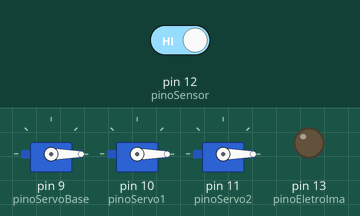
Bench run of a sketch on a simulated Arduino Uno, built with avr-gcc and run on an emulated ATmega328P. Parts: 3 × servo, output pins drawn as LEDs (lit = HIGH). Inputs (shaded band) come from the test bench; at power-on: pin 12 (pinoSensor) HIGH.

Above: at 1.2 s.
1.3 s: pin 12 (pinoSensor) driven LOW
At 7.6 s:
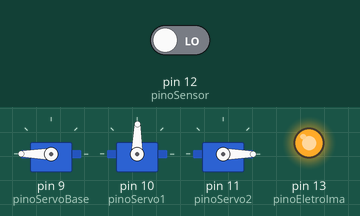
10.3 s: pin 12 (pinoSensor) driven HIGH
At 11.6 s:
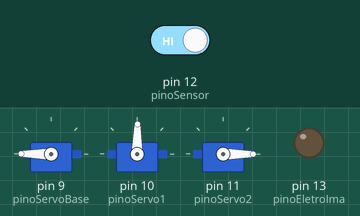
11.9 s: pin 12 (pinoSensor) driven LOW
At 22.1 s:
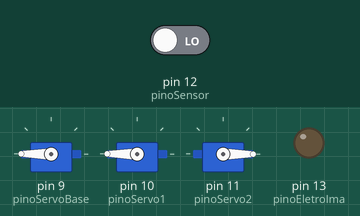
Timing chart, 0 to 23.9 s (numbered marks = the images above; inputs shaded):
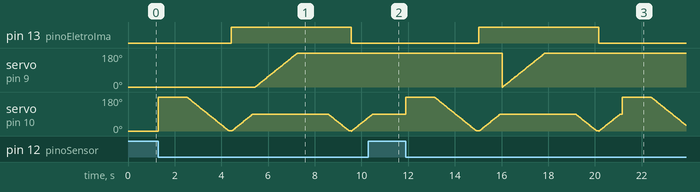

Measured:
- after the input at 1.3 s, pin 13 (pinoEletroIma): LOW → HIGH after 3.1 s, → LOW 5.1 s later; servo on pin 9 (pinoServoBase): moves from 0° to 180° over 1.8 s, starting after 4.1 s
- after the input at 10.3 s, servo on pin 10 (pinoServo1): goes on until 10.5 s, then stays 89°
- after the input at 11.9 s, pin 13 (pinoEletroIma): LOW → HIGH after 3.1 s, → LOW 5.1 s later

The sketch:

braco-fim.ino
```cpp
#include <Servo.h>
#include "defines.h"

// Inicializacao dos objetos
Servo servoBase;
Servo servo1;
Servo servo2;

void setup() {
	// Inicializacao dos servos
	servoBase.attach(pinoServoBase);
	servo1.attach(pinoServo1);
	servo2.attach(pinoServo2);

	// Inicia os servos na posicao 0 (posicao inicial)
	servoBase.write(0);
	servo1.write(0);
	servo2.write(0);

	// Inicializacao do eletroima
	pinMode(pinoEletroIma, OUTPUT);
	digitalWrite(pinoEletroIma, LOW);

	// Inicializacao do sensor
	pinMode(pinoSensor, INPUT);
}

void loop() {
  int i;
   if (digitalRead(pinoSensor) == LOW) {
		// Nos testes, o sensor manda um sinal LOW quando o objeto esta proximo
		// OBS: Precisa ajustar a "sensibilidade" do sensor, de modo que detecte somente o robo
		// Abaixa o braco para chegar perto do cubo
		for (i = 300; i > 0; --i) {
			servo1.write(i);
			delay(10);
		}
		delay(100);

		// Liga o eletroima
		digitalWrite(pinoEletroIma, HIGH);
		delay(10);

		// Ergue novamente o braco
		for (i = 0; i < 90; ++i) {
			servo1.write(i);
			delay(10);
		}
		delay(100);

		// Move o braco para a esquerda (deixar em cima do robo)
		for (i = 0; i < 300; ++i) {
			servoBase.write(i);
			delay(10);
		}
		delay(100);

		// Abaixa o braco
		for (i = 90; i > 0; --i) {
			servo1.write(i);
			delay(10);
		}
		delay(100);

		// Desliga o eletroima
		digitalWrite(pinoEletroIma, LOW);

		// Ergue novamente o braco
		for (i = 0; i < 90; ++i) {
			servo1.write(i);
			delay(10);
		}
		delay(100);
	}
}
```

defines.h
```cpp
// Declaracao do pino que controlara o servo da base do braco
#define pinoServoBase 9

// Declaracao dos pinos dos outros pinoServoBase
#define pinoServo1 10
#define pinoServo2 11

// Declaracao do pino para o eletroima
#define pinoEletroIma 13

// Declaracao do pino do sensor, para saber quando o robo esta parado perto do braco
// Sera um sensor infravermelho
#define pinoSensor 12
```
